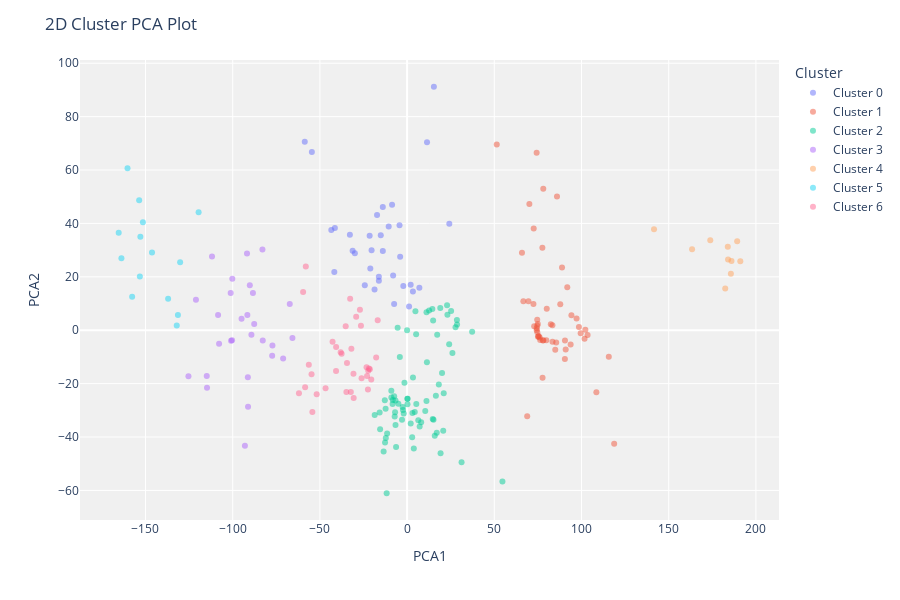

This figure's notebook cell:
### Code cell
pc.plot_model(km, plot = 'cluster')

### Figure 1 — Plotly figure (JSON) as saved in the notebook; plotly's stock layout.template omitted (floating-point values rounded to 4 significant figures)
{"data": [{"customdata": [["ZW"], ["MZ"], [null], ["BV"], ["BW"], ["TF"], ["CD"], ["CF"], ["CG"], ["SZ"], ["GA"], ["CM"], ["ST"], ["RE"], ["RW"], ["SC"], ["ZM"], ["SH"], ["BI"], ["TZ"], ["GQ"], ["MG"], ["MW"], ["ZA"], ["YT"], ["AQ"], ["MU"], ["KM"], ["AO"], ["HM"], ["UG"], ["LS"], ["KE"]], "hovertemplate": "Cluster=Cluster 0<br>PCA1=%{x}<br>PCA2=%{y}<br>Feature=%{customdata[0]}<extra></extra>", "legendgroup": "Cluster 0", "marker": {"color": "#636efa", "opacity": 0.5, "symbol": "circle"}, "mode": "markers", "name": "Cluster 0", "orientation": "v", "showlegend": true, "textposition": "top center", "type": "scatter", "x": [-15.08, -21.46, -4.336, 11.43, -10.54, -54.61, -8.017, -7.432, -2.171, -17.23, 2.058, 1.134, 7.032, -41.41, -16.18, -41.73, -13.91, 24.2, -16.19, -21.09, 3.346, -32.8, -20.36, -8.615, -31.23, 15.37, -43.45, -29.95, -3.977, -58.68, -18.67, -13.93, -24.25], "xaxis": "x", "y": [35.61, 35.4, 39.32, 70.44, 38.82, 66.75, 20.47, 9.807, 16.53, 43.16, 17.02, 8.861, 15.92, 38.28, 18.55, 21.85, 29.7, 39.88, 19.99, 23.09, 14.53, 35.75, 29.96, 47.01, 29.77, 91.19, 37.56, 28.79, 27.55, 70.64, 15.29, 46.18, 16.81], "yaxis": "y"}, {"customdata": [["PM"], ["PY"], ["FK"], ["LC"], ["KN"], ["PR"], ["PE"], ["MX"], ["MQ"], ["GD"], ["PA"], ["GF"], ["HT"], ["MS"], ["HN"], ["NI"], ["GP"], ["DO"], ["GS"], ["GT"], ["GY"], ["JM"], ["DM"], ["EC"], ["KY"], ["VE"], ["UY"], ["BB"], ["US"], ["VG"], ["TT"], ["BM"], ["BO"], ["BR"], ["BS"], ["AW"], ["CA"], ["TC"], ["SV"], ["BZ"], ["CL"], ["AG"], ["AI"], ["VI"], ["AN"], ["AR"], ["CU"], ["SR"], ["CR"], ["CO"], ["VC"]], "hovertemplate": "Cluster=Cluster 1<br>PCA1=%{x}<br>PCA2=%{y}<br>Feature=%{customdata[0]}<extra></extra>", "legendgroup": "Cluster 1", "marker": {"color": "#EF553B", "opacity": 0.5, "symbol": "circle"}, "mode": "markers", "name": "Cluster 1", "orientation": "v", "showlegend": true, "textposition": "top center", "type": "scatter", "x": [68.88, 72.59, 74.29, 74.31, 76.04, 79.82, 88.85, 115.7, 74.34, 74.97, 94.22, 66.67, 85.5, 75.45, 99.54, 98.55, 75.33, 83.38, 51.42, 103.5, 72.46, 90.53, 74.67, 91.85, 93.77, 80.08, 70.11, 72.89, 108.5, 77.87, 74.62, 77.68, 77.58, 65.87, 90.48, 83.32, 118.7, 84.95, 102.2, 101.7, 85.95, 75.06, 76.3, 78.13, 82.42, 78.09, 90.94, 69.58, 97.17, 87.83, 74.64], "xaxis": "x", "y": [-32.2, 38.12, 66.44, 0.7166, -2.77, -3.717, 23.5, -9.916, -0.01627, 2.349, 5.653, 10.86, -4.591, -2.142, -1.127, 1.23, -2.393, -4.31, 69.57, -1.798, 9.808, -3.84, -0.7971, 16.08, -5.315, 8.078, 47.25, 1.463, -23.22, -3.874, 3.928, -17.77, 30.85, 29.05, -10.77, 1.908, -42.49, -7.303, 0.2205, -3.166, 50.06, -2.452, -3.639, -3.794, 2.223, 52.97, -7.262, 10.81, 4.377, 9.761, 1.635], "yaxis": "y"}, {"customdata": [["MD"], ["LT"], ["MA"], ["LY"], ["ME"], ["LV"], ["LR"], ["MK"], ["LI"], ["XK"], ["ML"], ["LU"], ["MC"], ["SJ"], ["VA"], ["SK"], ["SL"], ["SE"], ["SM"], ["SN"], ["RS"], ["RO"], ["PT"], ["PL"], ["TD"], ["NO"], ["NL"], ["TG"], ["NG"], ["NE"], ["TN"], ["SI"], ["UM"], ["MT"], ["MR"], ["UA"], ["AD"], ["FI"], ["HU"], ["HR"], ["CZ"], ["DE"], ["GW"], ["DK"], ["DZ"], ["GR"], ["GN"], ["GM"], ["EE"], ["GL"], ["GI"], ["GH"], ["GG"], ["EH"], ["ES"], ["FO"], ["FR"], ["GB"], ["CI"], ["CV"], ["BA"], ["BG"], ["JE"], ["CH"], ["IT"], ["IS"], ["BJ"], ["BF"], ["BE"], ["AT"], ["IM"], ["BY"], ["IE"], ["AL"]], "hovertemplate": "Cluster=Cluster 2<br>PCA1=%{x}<br>PCA2=%{y}<br>Feature=%{customdata[0]}<extra></extra>", "legendgroup": "Cluster 2", "marker": {"color": "#00cc96", "opacity": 0.5, "symbol": "circle"}, "mode": "markers", "name": "Cluster 2", "orientation": "v", "showlegend": true, "textposition": "top center", "type": "scatter", "x": [-15.75, -11.44, 20.04, -4.153, -6.657, -12.2, 22.93, -9.004, 3.062, -8.183, 17.26, 6.429, 5.278, -11.72, 0.2795, -7.113, 25.24, -6.308, 0.2305, 27.78, -8.317, -12.32, 21.01, -6.63, -5.419, 3.856, 7.216, 12.63, 4.775, 5.182, 3.37, -2.355, 0, -1.511, 24.13, -18.57, 11.11, -13.45, -6.884, -2.536, -2.913, 2.078, 28.57, 2.916, 11.37, -9.027, 23.12, 28.66, -12.64, 54.67, 18.2, 14.5, 15.15, 26.0, 16.51, 19.2, 10.42, 15.87, 19.03, 37.3, -4.989, -12.77, 14.7, 4.397, 0.1663, 31.24, 11.13, 14.94, 8.073, -1.94, 17.01, -15.48, 20.72, -7.417], "xaxis": "x", "y": [-30.82, -38.68, -15.98, -9.993, -26.32, -40.37, 9.325, -25.16, -30.99, -26.18, -1.696, -33.71, -27.62, -61.06, -25.66, -32.27, 7.242, -43.75, -27.7, 1.148, -27.59, -29.43, -23.61, -35.53, 0.9178, -44.31, -36.05, 7.359, 7.068, -1.469, -17.71, -29.85, 0, -19.66, -5.284, -31.73, -26.54, -45.39, -30.77, -28.8, -33.51, -34.97, 3.825, -40.08, -12.03, -22.63, 5.803, 2.183, -42.08, -56.66, -20.29, 7.991, -33.55, -8.534, -24.58, -46.07, -30.21, -39.48, 8.298, -0.566, -27.56, -26.21, -33.29, -30.67, -25.63, -49.41, 6.703, 3.688, -34.44, -31.23, -38.36, -37.13, -37.62, -24.74], "yaxis": "y"}, {"customdata": [["PW"], ["VN"], ["BD"], ["RU"], ["CC"], ["SG"], ["BN"], ["TL"], ["TH"], ["CX"], ["BT"], ["CN"], ["TW"], ["PH"], ["KR"], ["MN"], ["ID"], ["NP"], ["MO"], ["MM"], ["IN"], ["HK"], ["LK"], ["JP"], ["LA"], ["KP"], ["KH"], ["MY"]], "hovertemplate": "Cluster=Cluster 3<br>PCA1=%{x}<br>PCA2=%{y}<br>Feature=%{customdata[0]}<extra></extra>", "legendgroup": "Cluster 3", "marker": {"color": "#ab63fa", "opacity": 0.5, "symbol": "circle"}, "mode": "markers", "name": "Cluster 3", "orientation": "v", "showlegend": true, "textposition": "top center", "type": "scatter", "x": [-121.1, -94.91, -77.21, -92.99, -82.93, -90.18, -101.2, -111.9, -87.67, -91.79, -77.37, -91.31, -107.8, -108.4, -114.9, -91.2, -100.2, -71.08, -100.4, -82.77, -65.75, -100.9, -67.28, -125.4, -89.26, -114.7, -91.59, -88.4], "xaxis": "x", "y": [11.39, 4.274, -5.743, -43.24, 30.24, 16.88, 13.94, 27.58, 2.303, 28.72, -9.569, -17.61, -5.085, 5.748, -17.14, -28.62, 19.24, -10.59, -3.749, -3.849, -2.902, -3.934, 9.856, -17.21, -1.649, -21.58, 5.695, 13.98], "yaxis": "y"}, {"customdata": [["KI"], ["TO"], ["TK"], ["AS"], ["WF"], ["WS"], ["CK"], ["PF"], ["NU"], ["PN"]], "hovertemplate": "Cluster=Cluster 4<br>PCA1=%{x}<br>PCA2=%{y}<br>Feature=%{customdata[0]}<extra></extra>", "legendgroup": "Cluster 4", "marker": {"color": "#FFA15A", "opacity": 0.5, "symbol": "circle"}, "mode": "markers", "name": "Cluster 4", "orientation": "v", "showlegend": true, "textposition": "top center", "type": "scatter", "x": [182.4, 189.3, 185.7, 184.1, 191.1, 186.0, 173.9, 163.4, 183.9, 141.6], "xaxis": "x", "y": [15.63, 33.3, 21.16, 26.5, 25.84, 25.94, 33.69, 30.36, 31.29, 37.87], "yaxis": "y"}, {"customdata": [["NC"], ["NF"], ["NZ"], ["FJ"], ["AU"], ["MH"], ["FM"], ["TV"], ["NR"], ["PG"], ["SB"], ["VU"], ["GU"], ["MP"]], "hovertemplate": "Cluster=Cluster 5<br>PCA1=%{x}<br>PCA2=%{y}<br>Feature=%{customdata[0]}<extra></extra>", "legendgroup": "Cluster 5", "marker": {"color": "#19d3f3", "opacity": 0.5, "symbol": "circle"}, "mode": "markers", "name": "Cluster 5", "orientation": "v", "showlegend": true, "textposition": "top center", "type": "scatter", "x": [-151.5, -153.6, -160.3, -165.4, -119.5, -157.7, -137.0, -163.8, -153.2, -130.1, -146.3, -152.9, -131.4, -132.1], "xaxis": "x", "y": [40.48, 48.67, 60.68, 36.46, 44.16, 12.58, 11.83, 26.96, 20.14, 25.42, 29.11, 34.99, 5.688, 1.815], "yaxis": "y"}, {"customdata": [["AM"], ["KG"], ["AE"], ["AF"], ["PS"], ["AZ"], ["YE"], ["PK"], ["GE"], ["LB"], ["OM"], ["UZ"], ["KW"], ["TR"], ["JO"], ["SD"], ["DJ"], ["MV"], ["GZ"], ["CY"], ["EG"], ["SO"], ["SA"], ["BH"], ["SY"], ["IL"], ["TJ"], ["ET"], ["IO"], ["TM"], ["IQ"], ["QA"], ["IR"], ["ER"], ["KZ"]], "hovertemplate": "Cluster=Cluster 6<br>PCA1=%{x}<br>PCA2=%{y}<br>Feature=%{customdata[0]}<extra></extra>", "legendgroup": "Cluster 6", "marker": {"color": "#FF6692", "opacity": 0.5, "symbol": "circle"}, "mode": "markers", "name": "Cluster 6", "orientation": "v", "showlegend": true, "textposition": "top center", "type": "scatter", "x": [-32.26, -62.0, -40.7, -54.79, -22.28, -34.8, -35.2, -56.35, -30.63, -22.95, -42.73, -51.83, -34.46, -22.44, -23.25, -16.84, -29.19, -59.63, -21.34, -20.54, -17.73, -32.65, -31.94, -37.55, -26.1, -21.88, -58.46, -27.03, -58.07, -46.75, -30.75, -38.08, -40.74, -26.46, -54.31], "xaxis": "x", "y": [-23.12, -23.6, -6.281, -16.49, -15.21, -23.13, 1.472, -12.89, -25.4, -17.1, -4.325, -24.0, -12.31, -22.22, -13.83, 3.76, 5.068, 14.36, -14.64, -18.43, -10.18, 11.82, -6.935, -8.857, -17.98, -14.32, -21.33, 7.702, 23.87, -21.7, -16.3, -8.27, -15.29, 1.653, -30.58], "yaxis": "y"}], "layout": {"height": 600, "legend": {"title": {"text": "Cluster"}, "tracegroupgap": 0}, "margin": {"t": 60}, "plot_bgcolor": "rgb(240,240,240)", "title": {"text": "2D Cluster PCA Plot"}, "xaxis": {"anchor": "y", "domain": [0, 1], "title": {"text": "PCA1"}}, "yaxis": {"anchor": "x", "domain": [0, 1], "title": {"text": "PCA2"}}}}
